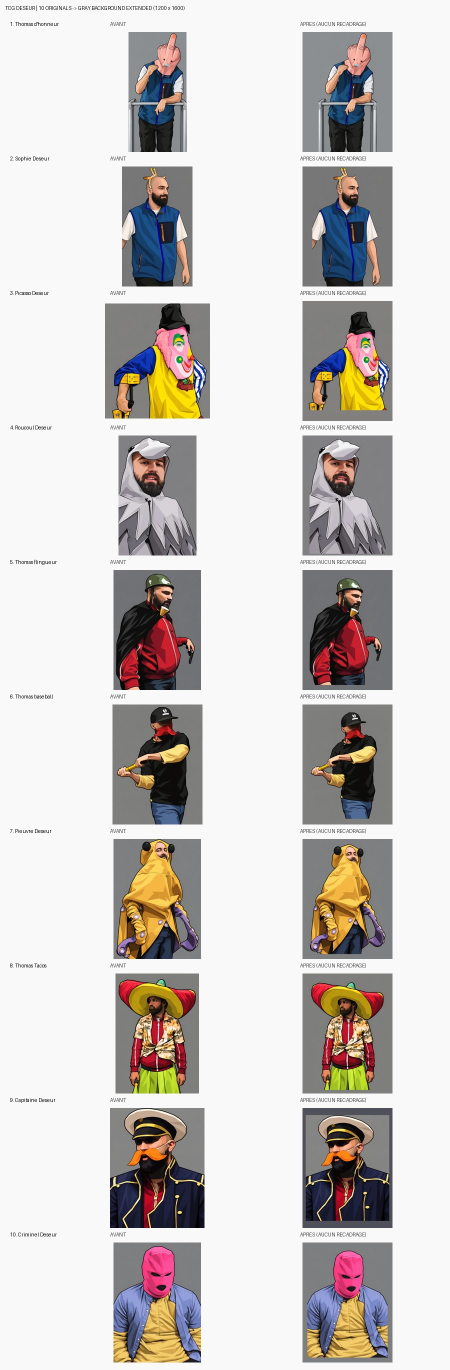
#> input picture audit-visuels/assets/gray-background-first10-before-after.jpg, 900 x 2740 px (shown at 1/2 size)
$ python -i extend-gray-background-first10.py   (imports and definitions only)
#> lines starting #> are read from the running program, lines starting #| are printed output that depends on the picture
#> further down, picture is the input picture: PIL image 900x2740 RGB; mean R, G, B 206, 201.5, 198.8
#!/usr/bin/env python3
"""Restore the first 10 approved card artworks with GRAY BACKGROUND EXTENSION ONLY.

No cropping, zooming, upscaling, stretching or re-generating the figure:
every pixel of the decoded approved original is preserved in its entirety, 1:1.
Only a sampled gray solid background is added OUTSIDE the original rectangle.
An exact lossless WEBP roundtrip and pixel equality are mandatory before publish.
"""
from __future__ import annotations
import argparse
import hashlib
import json
import statistics
from pathlib import Path
from PIL import Image, ImageOps, ImageChops, ImageDraw

ROOT = Path(__file__).resolve().parents[1]
MANIFEST = ROOT / "data/edition-staging-67.json"
OUT = ROOT / "collection-validee/assets/gray-extended-first10"
THUMBS = ROOT / "collection-validee/assets/gray-thumbs-first10"
META = ROOT / "data/gray-background-first10.json"
CONTACT = ROOT / "audit-visuels/assets/gray-background-first10-before-after.jpg"
SIZE = (1200, 1600)
SMALL = (384, 512)

def digest(path: Path) -> str:
    return hashlib.sha256(path.read_bytes()).hexdigest()

def bg_gray(original: Image.Image) -> tuple[int, int, int]:
    """Derive the real gray-background shade from neutral corner pixels only."""
    rgb = original.convert("RGB")
    w,h = rgb.size
#> w = 900; h = 2740
    corner = max(12, min(64, w//14, h//14))
#> corner = 64
    neutral = []
    corners = ((0,0),(w-corner,0),(0,h-corner),(w-corner,h-corner))
    for left,top in corners:
        patch=rgb.crop((left,top,left+corner,top+corner)).resize((16,16))
        for r,g,b in patch.getdata():
            if max(r,g,b)-min(r,g,b) <= 32:
                neutral.append((r,g,b))
#> this loop made 4 passes
#> pass 1, in bg_gray, `patch=rgb.crop((left,top,left+corner,top+corner)).resize((16,16))`:
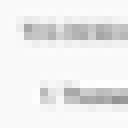
#> patch: PIL image 16x16 RGB (shown 8 times larger); min 148, max 254, mean 236.9
#> after the loop, neutral = 1024 items, first 6: (249, 249, 249), (249, 249, 249), (249, 249, 249), (249, 249, 249), (249, 249, 249), (249, 249, 249)
    if len(neutral)<30:
        # Sample perimeter pixels (still without ever copying a subject pixel).
        for x in range(0,w,max(1,w//60)):
            for y in (0,h-1):
                r,g,b=rgb.getpixel((x,y))
                if max(r,g,b)-min(r,g,b)<=32:neutral.append((r,g,b))
    if len(neutral)<30:
        raise ValueError("Cannot confidently identify a gray backdrop from the original corners")
    return tuple(round(statistics.median(p[i] for p in neutral)) for i in range(3))

# [86 lines left out: functions first_ten, produce, not called in this run]

# [7 lines not run here, left out]

>>> from PIL import Image
>>> picture = Image.open('../audit-visuels/assets/gray-background-first10-before-after.jpg')
>>> result = bg_gray(picture)
#> result = (249, 249, 249)
